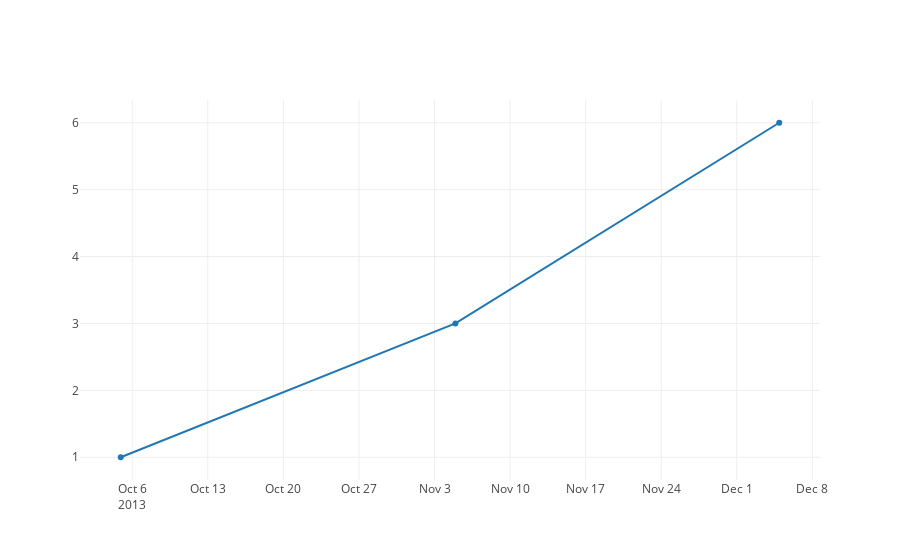

The cell this chart's notebook holds for it:
### Code cell
import plotly.offline as py
import plotly.graph_objs as go
import plotly.figure_factory as FF

data = [go.Scatter(
          x=['2013-10-04 22:23:00', '2013-11-04 22:23:00', '2013-12-04 22:23:00'],
          y=[1, 3, 6])]
py.iplot(data)

### Figure 1 — Plotly figure (JSON) as saved in the notebook; plotly's stock layout.template omitted (floating-point values rounded to 4 significant figures)
{"data": [{"type": "scatter", "x": ["2013-10-04 22:23:00", "2013-11-04 22:23:00", "2013-12-04 22:23:00"], "y": [1, 3, 6]}], "layout": {}}
